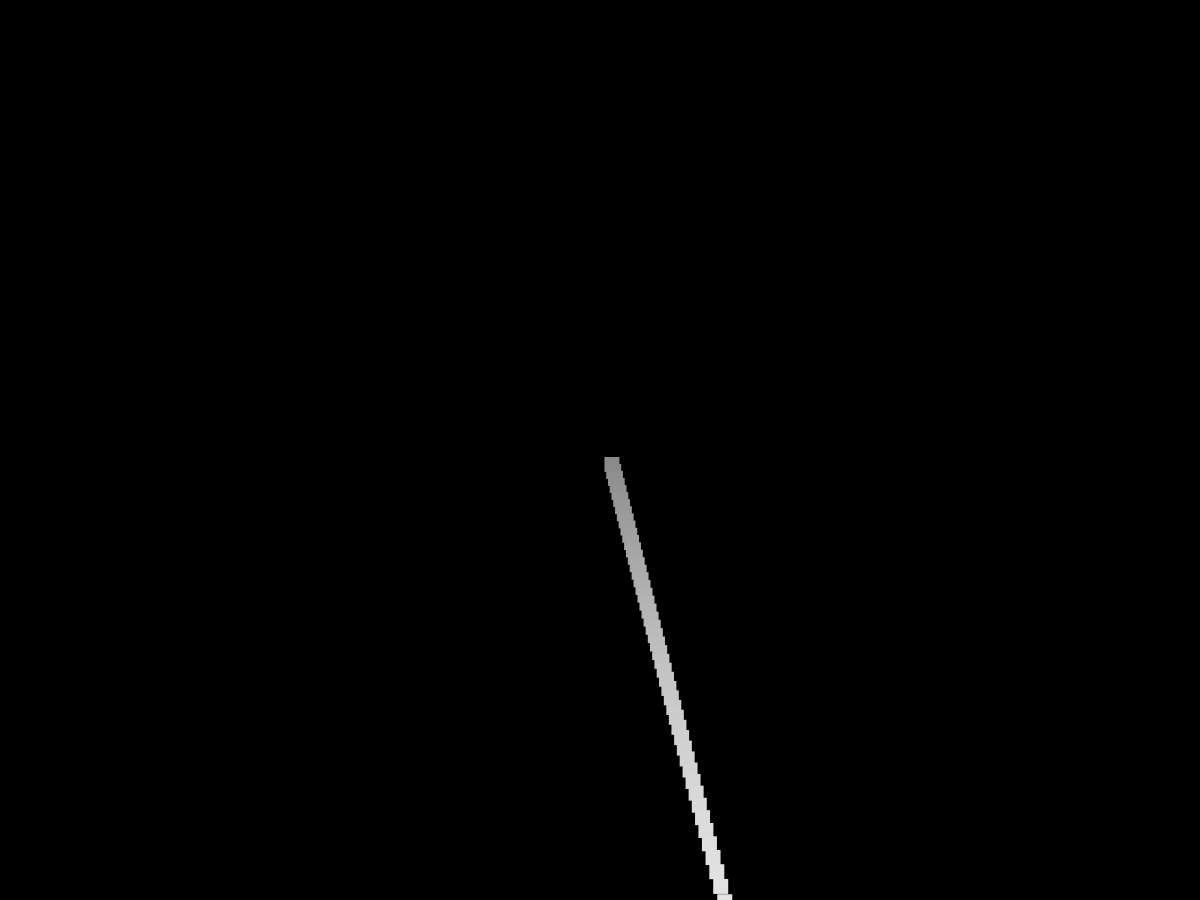
Frame 1 (no input)
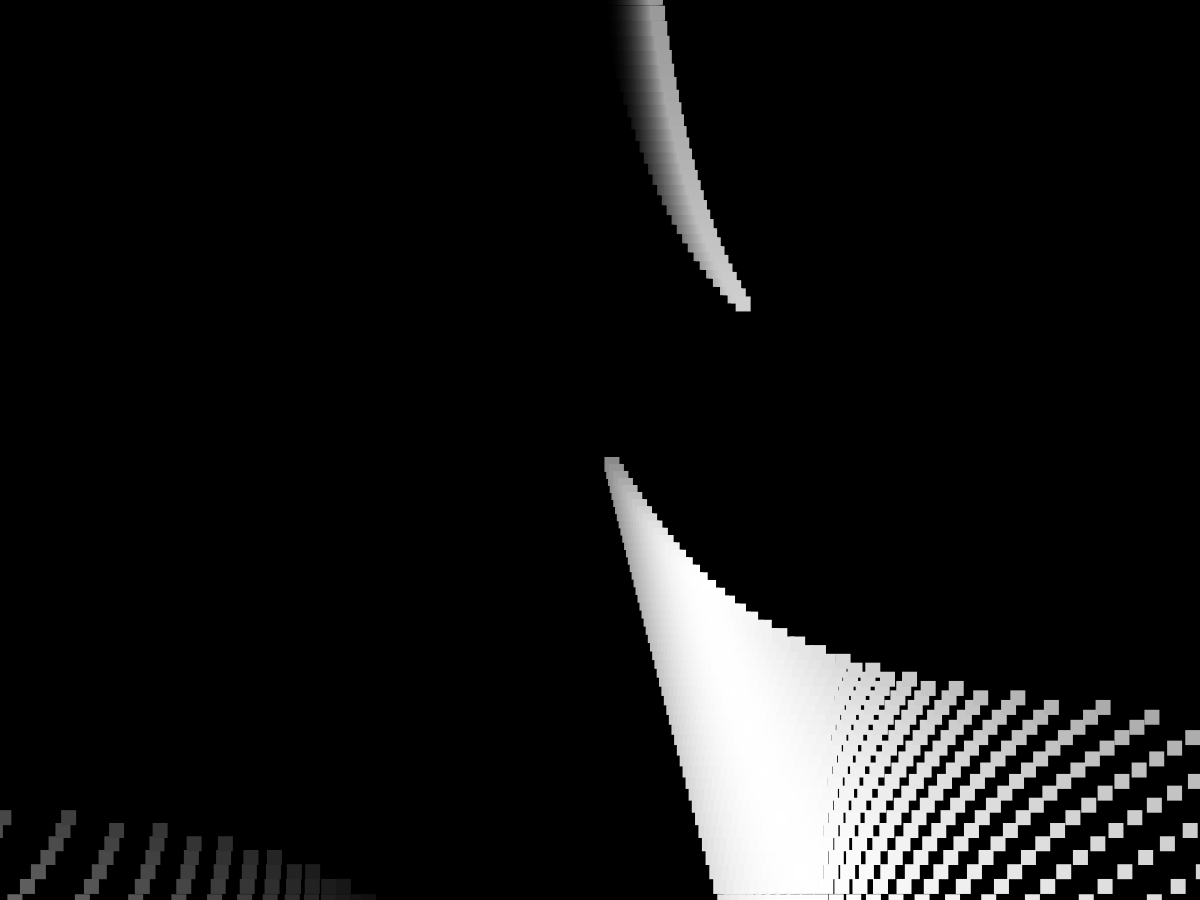
Frame 60 (the mouse pressed at the canvas centre just before this capture)
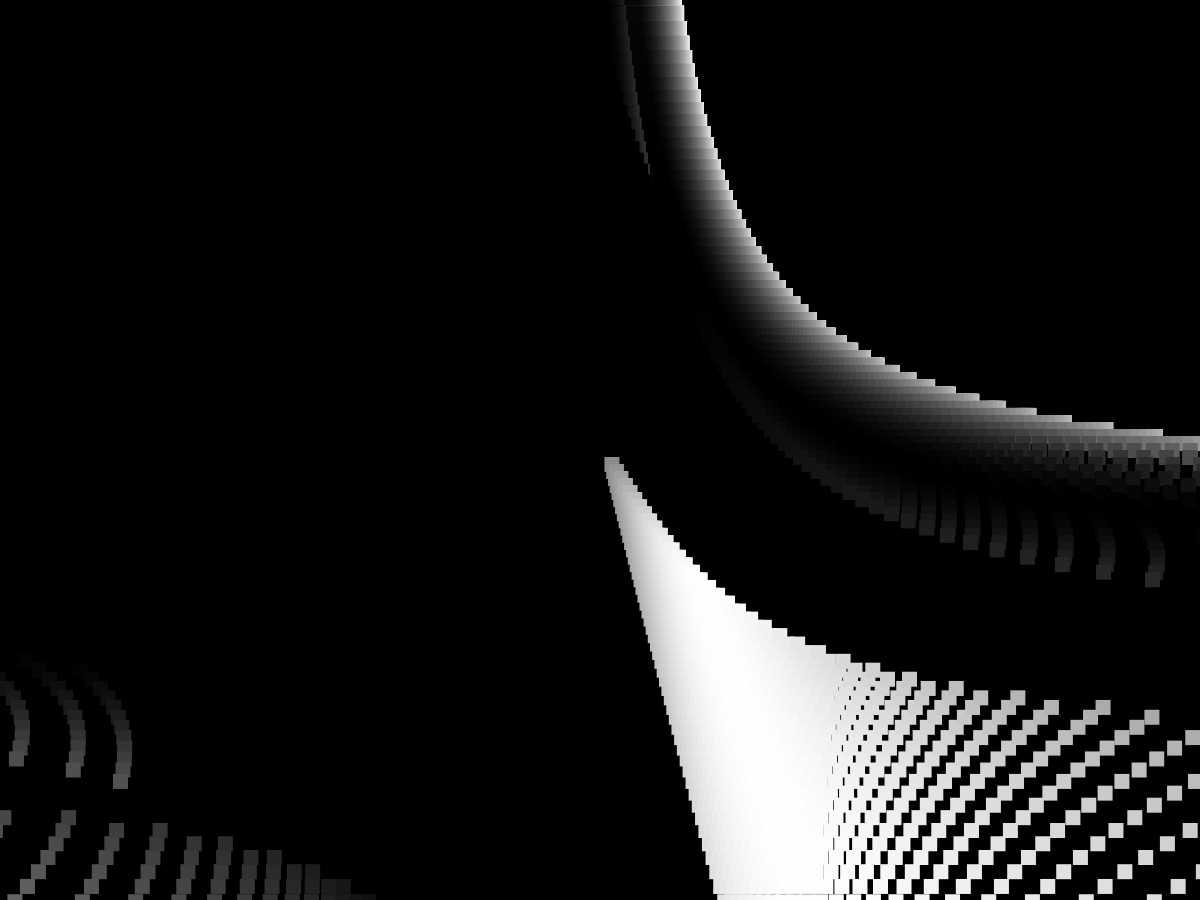
Frame 120 (the mouse held since frame 60 and released just before this capture)

The Processing sketch that drew these frames (run headless with seeded random() and noise(); from frame 60 on, the mouse is pressed at the canvas centre):

// Processing sketch: Assignment1
// ── Assignment1.pde
class waveRect {
  float mag = 400;
  float s = 15;
  int i;

  waveRect(int i) {
    this.i = i;
  }

  void display() {
    float w = map(sin(radians(frameCount)), -1, 1, -100, 100);
    float wave1 = map(tan(radians(frameCount * 0.8 + i + w)), -1, 1, -100, 100); 
    float wave2 = map(tan(radians(frameCount + i)), -1, 1, -mag, mag);
    float c = map(sin(radians(frameCount * 5 + i)), -1, 1, 0, 255);
    fill(c);
    rect(wave1, wave2, s, s);
  }
}

// ── Assignment.pde
void setup() {
  size(1200, 900);
  background(0);
}

void draw() {
  translate(width/2, height/2);
  noStroke();
  for (int i = 0; i < 100; i++) { 
    waveRect waveRect = new waveRect(i);
    waveRect.display();
  }
}
